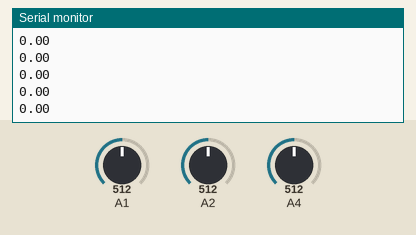
A sketch run on a simulated Arduino Uno, built with avr-gcc and run on an emulated ATmega328P. Parts: the last lines printed to the serial monitor. The inputs (shaded band) are chosen by the test bench; at power-on: A2 = 512, A4 = 512, A1 = 512. WiFi joins after 1.5 s; servers stay silent unless stated.

Above: at 3.0 s.
3.1 s: A2 set to 900
At 3.6 s:
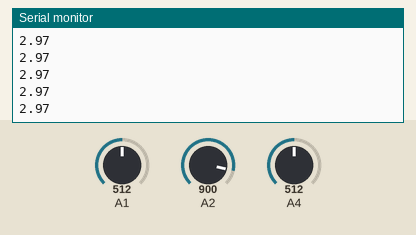
4.6 s: A4 set to 900
At 5.2 s:
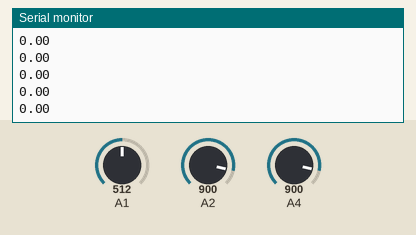
6.1 s: A2 set to 1023
At 7.1 s:
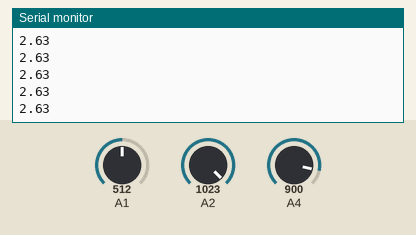
7.6 s: A4 set to 1023
At 8.4 s:
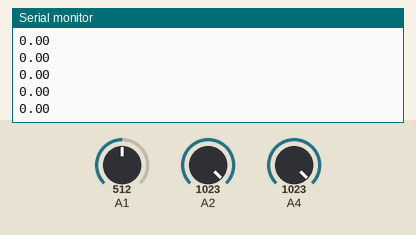
Timing chart, 0 to 10.1 s (numbered marks = the images above; inputs shaded):
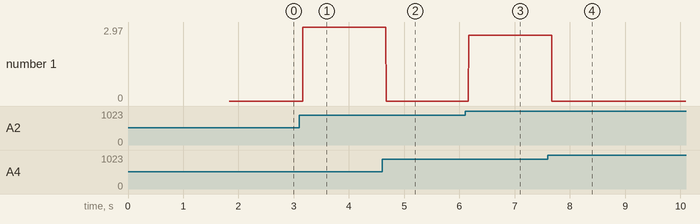

The sketch:

pressureMonitorMode.ino
```cpp
// Blink setup
#define BLYNK_PRINT Serial
#include <SoftwareSerial.h>
SoftwareSerial SwSerial(2, 3); // RX, TX
#include <BlynkSimpleSerialBLE.h>
// You should get Auth Token in the Blynk App.
// Go to the Project Settings (nut icon).
char auth[] = "YourAuthToken";


double pres2 ;
double pres1 ;
double prespa;
double massFlow;
double volume =0;
double volFlow = 0;
//const
double rho = 1.225;
double area_2 = 0.000015904312808798;
double area_1 = 0.00011309733552923;
double dt = 0.001;

//
double pre;
void setup() {
  // put your setup code here, to run once:
  Serial.begin(9600);

  SwSerial.begin(9600);
  Blynk.begin(SwSerial, auth);

  Serial.println("Waiting for connections...");
}
void loop(){
  Blynk.run();
  mass();
  Serial.println(volFlow);
  Blynk.virtualWrite(V7, volFlow);
  pre = analogRead(A1);
  Blynk.virtualWrite(V5, pre);
}

void mass() {
  // put your main code here, to run repeatedly:
  pres1 = analogRead(A4);
  pres1 = pres1 - 743;
  pres2 = analogRead(A2);
  pres2 = pres2 - 743;
  if(pres1<0){
    pres1 = 0 ;
  }
  if(pres2<0){
    pres2 = 0 ;
  }
  /*Serial.print("pres1 ");
  Serial.println(pres1);
  Serial.print(" pres2 ");
  Serial.println(pres2);*/

  prespa = pres2 - pres1;
 // prespa = abs(prespa);
  massFlow = 1000*sqrt((abs(prespa*133.322)*2*rho)/((1/(pow(area_2,2)))-(1/(pow(area_1,2)))));
 volFlow = (massFlow/rho);
 volume = (volFlow*dt) + volume;
 dt=0.001;
 //delay(1);
  delay(1);
  //Serial.print(" volume ");
 // Serial.println(volume);
  }
```

Measured:
- after the input at 3.1 s, the serial monitor: prints a new line after 0.07 s (image 1)
- after the input at 6.1 s, the serial monitor: prints a new line after 0.07 s (image 3)
- plotted number 1: 0 → 2.97 after the input at 3.1 s, 0 → 2.63 after the input at 6.1 s
